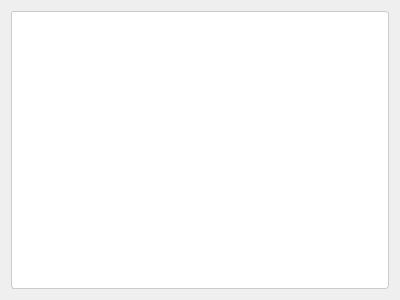
<?xml version="1.0" encoding="UTF-8"?>
<ui version="4.0">
 <class>ErrorDialog</class>
 <widget class="QDialog" name="ErrorDialog">
  <property name="geometry">
   <rect>
    <x>0</x>
    <y>0</y>
    <width>400</width>
    <height>300</height>
   </rect>
  </property>
  <property name="windowTitle">
   <string>Dialog</string>
  </property>
  <layout class="QVBoxLayout" name="verticalLayout">
   <item>
    <widget class="QTextEdit" name="textEdit">
     <property name="styleSheet">
      <string notr="true">QTextEdit {
    background-color: white;
    color: black;
    border: 1px solid #cccccc;
    padding: 8px;
    font-family: &quot;Microsoft YaHei&quot;, &quot;微软雅黑&quot;, sans-serif;
    font-size: 10pt;
    border-radius: 3px;
}</string>
     </property>
     <property name="readOnly">
      <bool>true</bool>
     </property>
    </widget>
   </item>
  </layout>
 </widget>
 <resources/>
 <connections/>
</ui>
